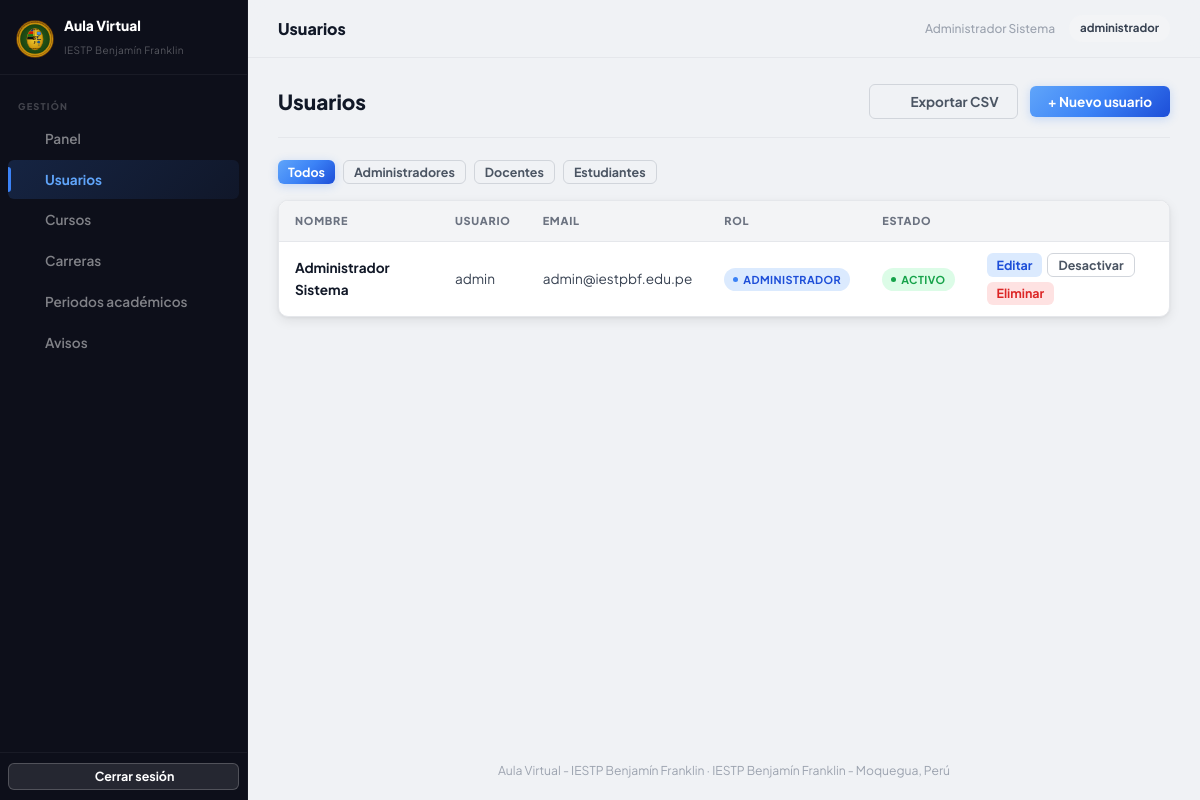
The app's page /admin/usuarios.php (signed in) with its own data.
### tables this page shows
CREATE TABLE IF NOT EXISTS usuarios (
    id INT UNSIGNED AUTO_INCREMENT PRIMARY KEY,
    nombre VARCHAR(100) NOT NULL,
    apellidos VARCHAR(100) NOT NULL,
    username VARCHAR(50) NOT NULL,
    email VARCHAR(150) NOT NULL,
    password_hash VARCHAR(255) NOT NULL,
    rol ENUM('administrador','docente','estudiante') NOT NULL,
    activo TINYINT(1) NOT NULL DEFAULT 1,
    dni VARCHAR(15) NULL,
    telefono VARCHAR(20) NULL,
    carrera_id INT UNSIGNED NULL,
    especialidad VARCHAR(150) NULL,
    apoderado_nombre VARCHAR(150) NULL,
    apoderado_telefono VARCHAR(20) NULL,
    created_at TIMESTAMP NOT NULL DEFAULT CURRENT_TIMESTAMP,
    UNIQUE KEY uk_usuarios_username (username),
    UNIQUE KEY uk_usuarios_email (email),
    UNIQUE KEY uk_usuarios_dni (dni),
    KEY idx_usuarios_rol (rol),
    CONSTRAINT fk_usuarios_carrera FOREIGN KEY (carrera_id) REFERENCES carreras(id) ON DELETE SET NULL
);

### public_html/includes/auth.php (called while the page is built, shortened)
<?php
function isLoggedIn(): bool
{
    return isset($_SESSION['user_id']);
}
function currentUser(): ?array
{
    return [
        'id' => $_SESSION['user_id'],
        'nombre' => $_SESSION['user_nombre'],
        'apellidos' => $_SESSION['user_apellidos'],
        'username' => $_SESSION['user_username'],
        'email' => $_SESSION['user_email'],
        'rol' => $_SESSION['user_rol'],
    ];
}

### public_html/admin/usuarios.php (the view, shortened to what this page needs)
<?php
require_once __DIR__ . '/../includes/auth.php';
require_once __DIR__ . '/../includes/functions.php';
$rolFiltro = $_GET['rol'] ?? '';
$sql = 'SELECT id, nombre, apellidos, username, email, rol, activo FROM usuarios';
$params = [];
$sql .= ' ORDER BY rol, apellidos, nombre';
$stmt = $pdo->prepare($sql);
$stmt->execute($params);
$usuarios = $stmt->fetchAll();
$pageTitle = 'Usuarios';
require __DIR__ . '/../includes/header.php';
?>
<div class="av-page-header">
    <h2>Usuarios</h2>
    <a href="/admin/export_usuarios.php?rol=<?= e($rolFiltro) ?>" class="av-btn av-btn--outline"><?= avIcon('download') ?> Exportar CSV</a>
    <a href="/admin/usuario_form.php" class="av-btn av-btn--primary">+ Nuevo usuario</a>
</div>
<div style="display:flex;gap:8px;margin-bottom:16px;flex-wrap:wrap">
    <a href="/admin/usuarios.php" class="av-btn av-btn--<?= $rolFiltro === '' ? 'primary' : 'outline' ?> av-btn--sm">Todos</a>
    <a href="/admin/usuarios.php?rol=administrador" class="av-btn av-btn--<?= $rolFiltro === 'administrador' ? 'primary' : 'outline' ?> av-btn--sm">Administradores</a>
    <a href="/admin/usuarios.php?rol=docente" class="av-btn av-btn--<?= $rolFiltro === 'docente' ? 'primary' : 'outline' ?> av-btn--sm">Docentes</a>
    <a href="/admin/usuarios.php?rol=estudiante" class="av-btn av-btn--<?= $rolFiltro === 'estudiante' ? 'primary' : 'outline' ?> av-btn--sm">Estudiantes</a>
</div>
<div class="av-table-wrap">
    <table class="av-table">
        <thead>
            <tr><th>Nombre</th><th>Usuario</th><th>Email</th><th>Rol</th><th>Estado</th><th></th></tr>
        </thead>
        <tbody>
        <?php foreach ($usuarios as $u): ?>
            <tr>
                <td><strong><?= e($u['nombre'] . ' ' . $u['apellidos']) ?></strong></td>
                <td><?= e($u['username']) ?></td>
                <td><?= e($u['email']) ?></td>
                <td><span class="av-badge av-badge--blue"><?= e($u['rol']) ?></span></td>
                <td>
                    <?php if ($u['activo']): ?>
                        <span class="av-badge av-badge--green">Activo</span>
                    <?php else: ?>
                        <span class="av-badge av-badge--red">Inactivo</span>
                    <?php endif; ?>
                </td>
                <td class="av-td-actions">
                    <a href="/admin/usuario_form.php?id=<?= (int) $u['id'] ?>" class="av-btn av-btn--secondary av-btn--sm">Editar</a>
                    <form method="post" style="display:inline">
                        <button class="av-btn av-btn--outline av-btn--sm" type="submit">
                            <?= $u['activo'] ? 'Desactivar' : 'Activar' ?>
                        </button>
                    </form>
                    <form method="post" style="display:inline" onsubmit="return confirm('¿Eliminar este usuario definitivamente?');">
                        <button class="av-btn av-btn--danger av-btn--sm" type="submit">Eliminar</button>
                    </form>
                </td>
            </tr>
        <?php endforeach; ?>
        </tbody>
    </table>
</div>
<?php require __DIR__ . '/../includes/footer.php'; ?>

### public_html/includes/header.php (shortened to what this page needs)
<?php
$user = currentUser();
$pageTitle = $pageTitle ?? APP_NAME;
function navActive(string $path): string
{
    return str_ends_with($_SERVER['SCRIPT_NAME'], $path) ? ' active' : '';
}
?>
<!DOCTYPE html>
<html lang="es">
<head>
    <link href="/assets/css/aula.css" rel="stylesheet">
</head>
<body>
<?php if ($user): ?>
<div class="av-shell">
    <aside class="av-sidebar">
        <div class="av-sidebar__brand">
            <img src="/assets/img/logo.svg" alt="IESTPBF">
            <div class="av-sidebar__brand-text">
                <span>Aula Virtual</span>
                <small>IESTP Benjamín Franklin</small>
            </div>
        </div>
        <nav class="av-nav">
            <?php if ($user['rol'] === 'administrador'): ?>
                <div class="av-nav__group">Gestión</div>
                <a class="av-nav__item<?= navActive('/admin/index.php') ?>" href="/admin/index.php"><?= avIcon('grid') ?> Panel</a>
                <a class="av-nav__item<?= navActive('/admin/usuarios.php') . navActive('/admin/usuario_form.php') ?>" href="/admin/usuarios.php"><?= avIcon('users') ?> Usuarios</a>
                <a class="av-nav__item<?= navActive('/admin/cursos.php') . navActive('/admin/curso_form.php') . navActive('/admin/matriculas.php') ?>" href="/admin/cursos.php"><?= avIcon('book') ?> Cursos</a>
                <a class="av-nav__item<?= navActive('/admin/carreras.php') ?>" href="/admin/carreras.php"><?= avIcon('graduation') ?> Carreras</a>
                <a class="av-nav__item<?= navActive('/admin/periodos.php') ?>" href="/admin/periodos.php"><?= avIcon('calendar') ?> Periodos académicos</a>
                <a class="av-nav__item<?= navActive('/admin/avisos.php') ?>" href="/admin/avisos.php"><?= avIcon('megaphone') ?> Avisos</a>
            <?php elseif ($user['rol'] === 'docente'): ?>
                <div class="av-nav__group">Docencia</div>
                <a class="av-nav__item<?= navActive('/docente/index.php') ?>" href="/docente/index.php"><?= avIcon('book') ?> Mis cursos</a>
            <?php endif; ?>
        </nav>
        <div class="av-sidebar__footer">
            <a href="/logout.php" class="av-btn av-btn--white-ghost av-btn--sm av-btn--block"><?= avIcon('logout') ?> Cerrar sesión</a>
        </div>
    </aside>
    <div class="av-main">
        <header class="av-topbar">
            <span class="av-topbar__title"><?= e($pageTitle) ?></span>
            <span class="av-topbar__meta"><?= e($user['nombre'] . ' ' . $user['apellidos']) ?></span>
            <span class="av-topbar__status"><?= e($user['rol']) ?></span>
        </header>
        <div class="av-main__content">
<?php endif; ?>

### records on screen
usuarios: nombre+apellidos "Administrador Sistema", rol "administrador", username "admin", email "admin@iestpbf.edu.pe", rol "ADMINISTRADOR", activo "ACTIVO"

### other values on screen
$pageTitle "Usuarios"
APP_NAME "Aula Virtual - IESTP Benjamín Franklin"
